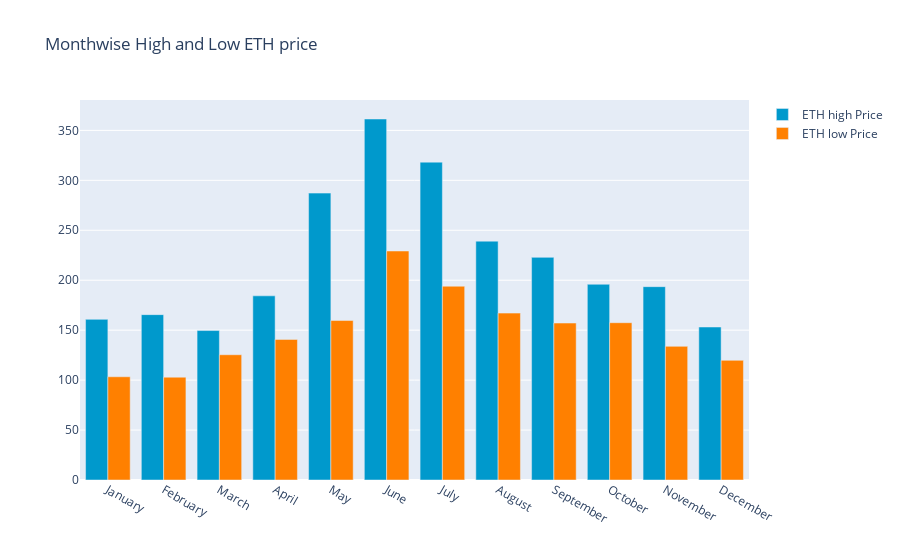

Write notebook code for a chart like this one.
### Code cell
y_2019.groupby(y_2019['Date'].dt.strftime('%B'))['Low'].min()
monthwise_high = y_2019.groupby(maindf['Date'].dt.strftime('%B'))['High'].max()
monthwise_high = monthwise_high.reindex(new_order, axis=0)

monthwise_low = y_2019.groupby(y_2019['Date'].dt.strftime('%B'))['Low'].min()
monthwise_low = monthwise_low.reindex(new_order, axis=0)

fig = go.Figure()
fig.add_trace(go.Bar(
    x=monthwise_high.index,
    y=monthwise_high,
    name='ETH high Price',
    marker_color='rgb(0, 153, 204)'
))
fig.add_trace(go.Bar(
    x=monthwise_low.index,
    y=monthwise_low,
    name='ETH low Price',
    marker_color='rgb(255, 128, 0)'
))

fig.update_layout(barmode='group', 
                  title=' Monthwise High and Low ETH price')
fig.show()

### Figure 1 — Plotly figure (JSON) as saved in the notebook; plotly's stock layout.template omitted (floating-point values rounded to 4 significant figures)
{"data": [{"marker": {"color": "rgb(0, 153, 204)"}, "name": "ETH high Price", "type": "bar", "x": ["January", "February", "March", "April", "May", "June", "July", "August", "September", "October", "November", "December"], "y": [160.8, 165.5, 149.6, 184.4, 287.2, 361.4, 318.2, 239.1, 222.9, 195.9, 193.5, 153.2]}, {"marker": {"color": "rgb(255, 128, 0)"}, "name": "ETH low Price", "type": "bar", "x": ["January", "February", "March", "April", "May", "June", "July", "August", "September", "October", "November", "December"], "y": [103.3, 102.9, 125.4, 140.7, 159.7, 229.3, 194.0, 167.1, 157.1, 157.5, 133.8, 119.8]}], "layout": {"autosize": true, "barmode": "group", "title": {"text": " Monthwise High and Low ETH price"}, "xaxis": {"autorange": true, "range": [-0.5, 11.5], "type": "category"}, "yaxis": {"autorange": true, "range": [0, 380.4], "type": "linear"}}}
